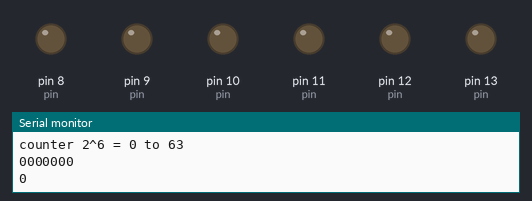
The sketch below on a simulated Arduino Uno, built with avr-gcc and run on an emulated ATmega328P. Shown: output pins drawn as LEDs (lit = HIGH), the last lines printed to the serial monitor.

Above: at 0.1 s.
At 4.1 s:
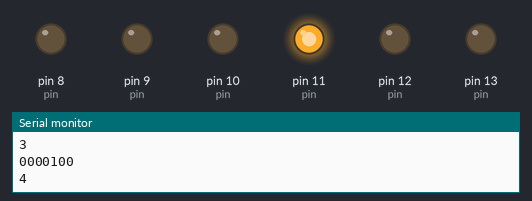
At 9.1 s:
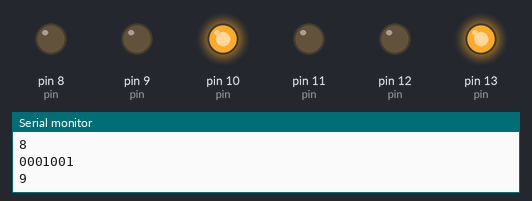
At 19.1 s:
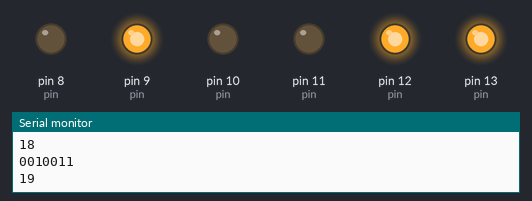
At 29.1 s:
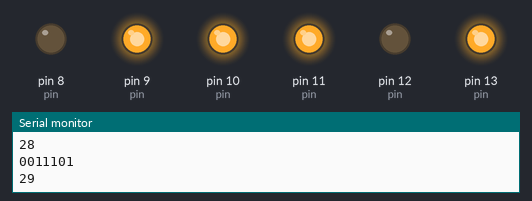
At 39.1 s:
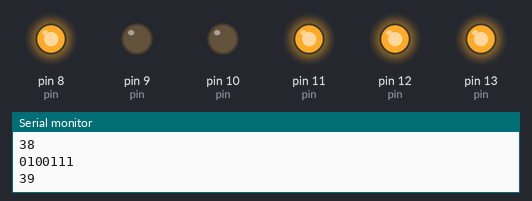
Timing chart, 0 to 40.0 s (numbered marks = the images above):
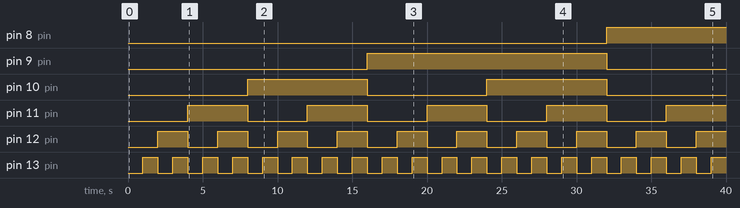

The sketch:

bincount.ino
```cpp
void light(int bubble);

int clk = 1000;

void setup() {
  Serial.begin(9600);
  pinMode(13, OUTPUT);
  pinMode(12, OUTPUT);
  pinMode(11, OUTPUT);
  pinMode(10, OUTPUT);
  pinMode(9, OUTPUT);
  pinMode(8, OUTPUT);
}

void loop() {
  Serial.println("counter 2^6 = 0 to 63\n");
  for (int i = 0; i < 64; i++) {
    light(i);
    Serial.println(i);
    delay(clk);
  }
  light(0);
}

void light(int bubble) {
  int pin = 0;
  for (int i = 6; i >= 0; i--) {
    switch(i) {
      case 0: {
        pin = 13;
        break;
      }
      case 1: {
        pin = 12;
        break;
      }

      case 2: {
        pin = 11;
        break;
      }

      case 3: {
        pin = 10;
        break;
      }

      case 4: {
        pin = 9;
        break;
      }

      case 5: {
        pin = 8;
        break;
      }
    }
    if ((bubble & (0x01 << i)) == 0) {
      digitalWrite(pin, LOW);
      Serial.print("0");
    }
    else {
      digitalWrite(pin, HIGH);
      Serial.print("1");
    }
  }
  Serial.print("\n");
}
```

Measured:
- by itself, pin 8 (pin): LOW → HIGH at 32.0 s
- by itself, pin 9 (pin): LOW → HIGH at 16.0 s, → LOW 16.0 s later
- by itself, pin 10 (pin): alternates HIGH for 8.0 s and LOW for 8.0 s
- by itself, pin 11 (pin): alternates HIGH for 4.0 s and LOW for 4.0 s
- by itself, pin 12 (pin): alternates HIGH for 2.0 s and LOW for 2.0 s
- by itself, pin 13 (pin): alternates HIGH for 1.0 s and LOW for 1.0 s
